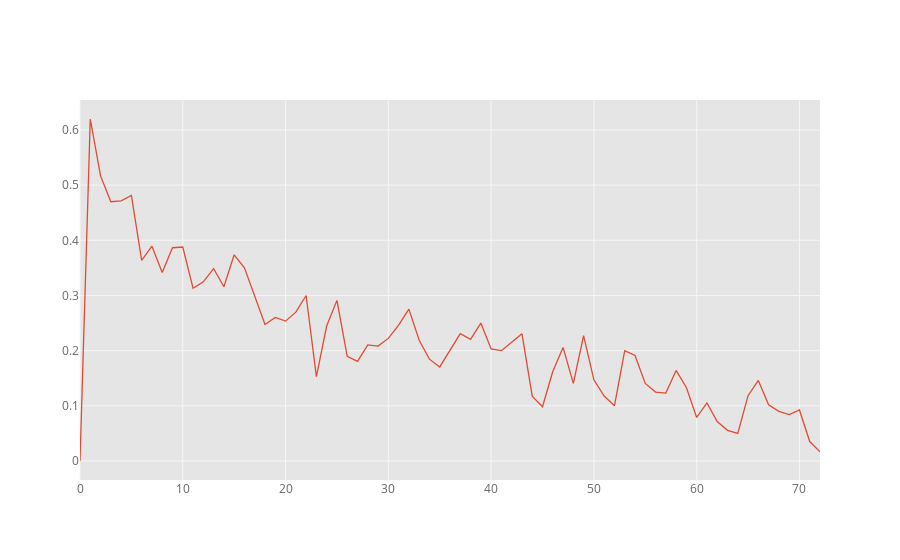

Notebook source saved alongside this figure:
### Code cell
data.iplot(kind='line', x='tenure')

### Figure 1 — Plotly figure (JSON) as saved in the notebook; plotly's stock layout.template omitted (floating-point values rounded to 4 significant figures)
{"data": [{"line": {"color": "rgba(226, 74, 51, 1.0)", "dash": "solid", "shape": "linear", "width": 1.3}, "mode": "lines", "name": "ChurnBinary", "text": "", "type": "scatter", "uid": "1a9f82e6-e7b9-4670-b3ef-2f632abd3ebc", "x": [0, 1, 2, 3, 4, 5, 6, 7, 8, 9, 10, 11, 12, 13, 14, 15, 16, 17, 18, 19, 20, 21, 22, 23, 24, 25, 26, 27, 28, 29, 30, 31, 32, 33, 34, 35, 36, 37, 38, 39, 40, 41, 42, 43, 44, 45, 46, 47, 48, 49, 50, 51, 52, 53, 54, 55, 56, 57, 58, 59, 60, 61, 62, 63, 64, 65, 66, 67, 68, 69, 70, 71, 72], "y": [0, 0.6199, 0.5168, 0.47, 0.4716, 0.4812, 0.3636, 0.3893, 0.3415, 0.3866, 0.3879, 0.3131, 0.3248, 0.3486, 0.3158, 0.3737, 0.35, 0.2989, 0.2474, 0.2603, 0.2535, 0.2698, 0.3, 0.1529, 0.2447, 0.2911, 0.1899, 0.1806, 0.2105, 0.2083, 0.2222, 0.2462, 0.2754, 0.2188, 0.1846, 0.1705, 0.2, 0.2308, 0.2203, 0.25, 0.2031, 0.2, 0.2154, 0.2308, 0.1176, 0.09836, 0.1622, 0.2059, 0.1406, 0.2273, 0.1471, 0.1176, 0.1, 0.2, 0.1912, 0.1406, 0.125, 0.1231, 0.1642, 0.1333, 0.07895, 0.1053, 0.07143, 0.05556, 0.05, 0.1184, 0.1461, 0.102, 0.09, 0.08421, 0.09244, 0.03529, 0.01657]}], "layout": {"legend": {"bgcolor": "#FFFFFF", "font": {"color": "#666666"}}, "paper_bgcolor": "#FFFFFF", "plot_bgcolor": "#E5E5E5", "title": {"font": {"color": "#151516"}}, "xaxis": {"gridcolor": "#F6F6F6", "showgrid": true, "tickfont": {"color": "#666666"}, "title": {"font": {"color": "#666666"}, "text": ""}, "zerolinecolor": "#F6F6F6"}, "yaxis": {"gridcolor": "#F6F6F6", "showgrid": true, "tickfont": {"color": "#666666"}, "title": {"font": {"color": "#666666"}, "text": ""}, "zerolinecolor": "#F6F6F6"}}}
